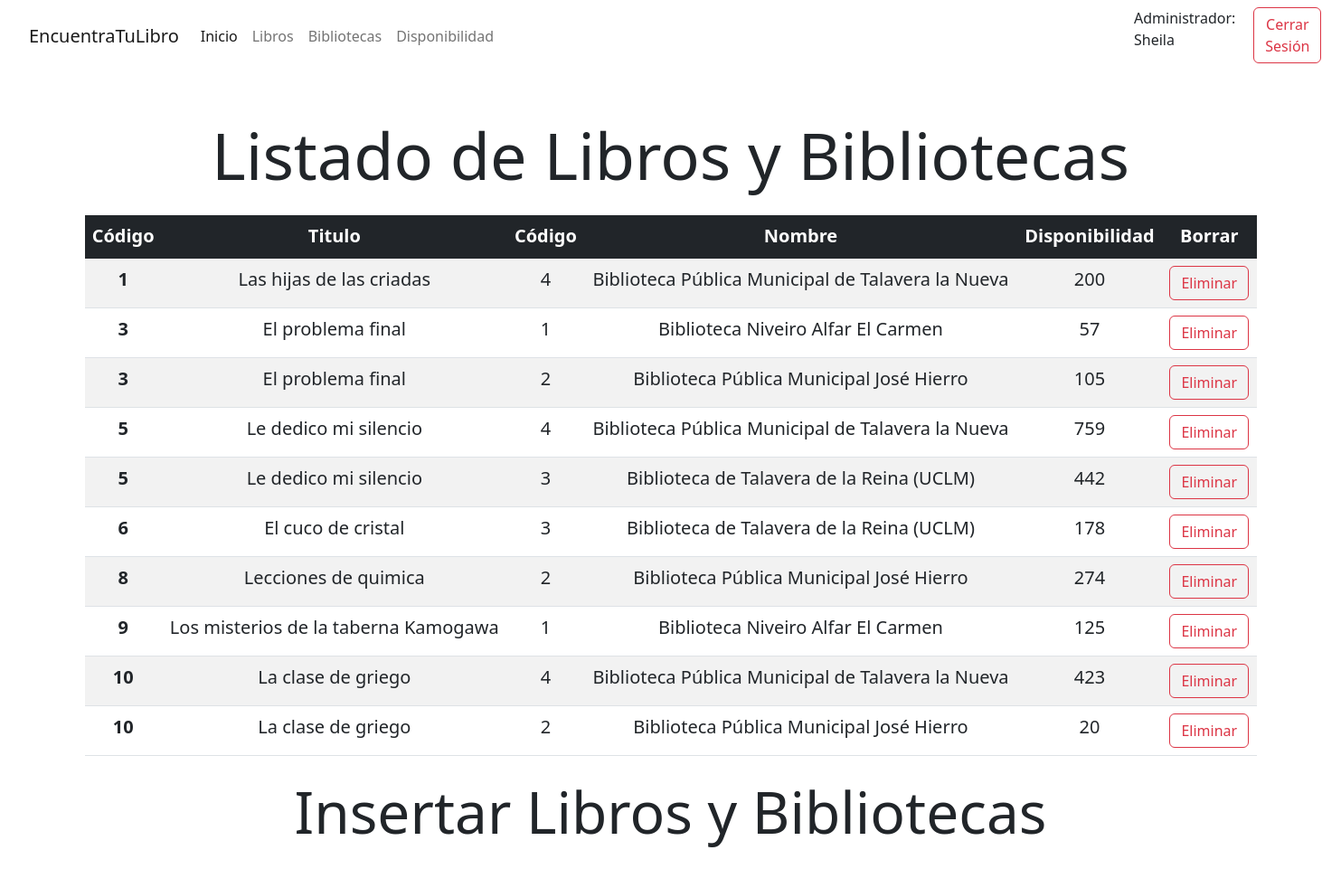
The app's page /pages/disponibilidad.php (signed in) with its own data.
### tables this page shows
CREATE TABLE `libros_bibliotecas` (
  `Id_libro` int(3) NOT NULL,
  `Id_biblioteca` int(3) NOT NULL,
  `Disponibilidad` int(4) NOT NULL
);

CREATE TABLE `libros` (
  `Id` int(11) NOT NULL,
  `Titulo` varchar(100) NOT NULL,
  `Autor` varchar(50) NOT NULL,
  `Editorial` varchar(100) DEFAULT NULL,
  `ISBN` bigint(15) NOT NULL
);

CREATE TABLE `bibliotecas` (
  `Id` int(11) NOT NULL,
  `Nombre` varchar(200) NOT NULL,
  `Direccion` varchar(200) NOT NULL,
  `Telefono` int(9) DEFAULT NULL
);

### scripts/conexionBD.php (the view, shortened to what this page needs)
<?php
function getBooksLibrary($cadenaConexion) {
    $bd = new PDO($cadenaConexion, 'root', '');
    $ini = $bd->prepare('SELECT lb.Id_libro, l.Titulo, lb.Id_biblioteca, b.Nombre, lb.disponibilidad
                            FROM libros_bibliotecas lb
                            JOIN libros l
                            ON (lb.Id_libro = l.Id) JOIN bibliotecas b
                            ON (lb.Id_biblioteca = b.Id)
                            ORDER BY lb.Id_libro;');
    $ini->execute();
    $books_libraries = $ini->fetchAll(PDO::FETCH_ASSOC);
    foreach ($books_libraries as $book_library) {
        echo '<tr class="fs-5">'
        . '<th scope="row">' . $book_library['Id_libro'] . '</th>'
        . '<td>' . $book_library['Titulo'] . '</td>'
        . '<td>' . $book_library['Id_biblioteca'] . '</td>'
        . '<td>' . $book_library['Nombre'] . '</td>'
        . '<td>' . $book_library['disponibilidad'] . '</td>'
        . '<td>'
        . '<form method="POST" action="">'
        . '<input type="text" name="Id_libro"  value="' . $book_library['Id_libro'] . '" hidden/>'
        . '<input type="text" name="Id_biblioteca"  value="' . $book_library['Id_biblioteca'] . '" hidden/>'
        . '<button class="btn btn-outline-danger" id="eliminar" type="submit" name="eliminar">Eliminar</button>'
        . '</form>'
        . '</td>'
        . '</tr>';
    }
}
?>

### records on screen
libros_bibliotecas: Id_libro "1", Id_libro.Titulo "Las hijas de las criadas", Id_biblioteca "4", Id_biblioteca.Nombre "Biblioteca Pública Municipal de Talavera la Nueva", Disponibilidad "200"
libros_bibliotecas: Id_libro "3", Id_libro.Titulo "El problema final", Id_biblioteca "1", Id_biblioteca.Nombre "Biblioteca Niveiro Alfar El Carmen", Disponibilidad "57"
libros_bibliotecas: Id_libro "3", Id_libro.Titulo "El problema final", Id_biblioteca "2", Id_biblioteca.Nombre "Biblioteca Pública Municipal José Hierro", Disponibilidad "105"
libros_bibliotecas: Id_libro "5", Id_libro.Titulo "Le dedico mi silencio", Id_biblioteca "4", Id_biblioteca.Nombre "Biblioteca Pública Municipal de Talavera la Nueva", Disponibilidad "759"
libros_bibliotecas: Id_libro "5", Id_libro.Titulo "Le dedico mi silencio", Id_biblioteca "3", Id_biblioteca.Nombre "Biblioteca de Talavera de la Reina (UCLM)", Disponibilidad "442"
libros_bibliotecas: Id_libro "6", Id_libro.Titulo "El cuco de cristal", Id_biblioteca "3", Id_biblioteca.Nombre "Biblioteca de Talavera de la Reina (UCLM)", Disponibilidad "178"
libros_bibliotecas: Id_libro "8", Id_libro.Titulo "Lecciones de quimica", Id_biblioteca "2", Id_biblioteca.Nombre "Biblioteca Pública Municipal José Hierro", Disponibilidad "274"
libros_bibliotecas: Id_libro "9", Id_libro.Titulo "Los misterios de la taberna Kamogawa", Id_biblioteca "1", Id_biblioteca.Nombre "Biblioteca Niveiro Alfar El Carmen", Disponibilidad "125"
libros_bibliotecas: Id_libro "10", Id_libro.Titulo "La clase de griego", Id_biblioteca "4", Id_biblioteca.Nombre "Biblioteca Pública Municipal de Talavera la Nueva", Disponibilidad "423"
libros_bibliotecas: Id_libro "10", Id_libro.Titulo "La clase de griego", Id_biblioteca "2", Id_biblioteca.Nombre "Biblioteca Pública Municipal José Hierro", Disponibilidad "20"

### other values on screen
$_SESSION['user'] "Sheila"
